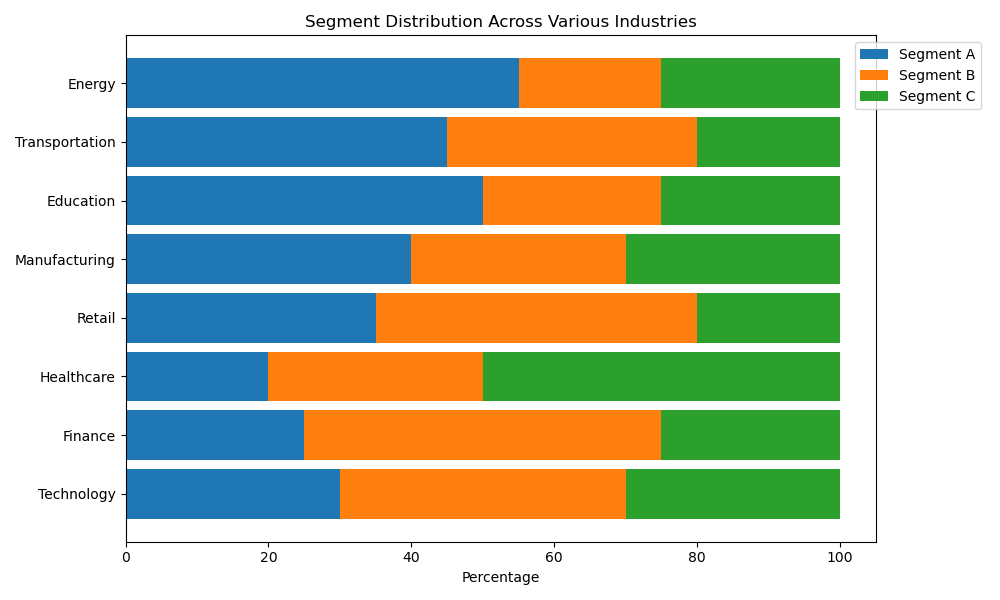

Python code for this plot:
import matplotlib.pyplot as plt
import numpy as np

data = {
    'Category': ['Technology', 'Finance', 'Healthcare', 'Retail', 'Manufacturing', 'Education', 'Transportation', 'Energy'],
    'Segment A': [30, 25, 20, 35, 40, 50, 45, 55],
    'Segment B': [40, 50, 30, 45, 30, 25, 35, 20],
    'Segment C': [30, 25, 50, 20, 30, 25, 20, 25]
}

categories = data['Category']
segments = ['Segment A', 'Segment B', 'Segment C']
values = np.array([data[segment] for segment in segments])

fig, ax = plt.subplots(figsize=(10, 6))

bar_width = 0.85

left = np.zeros(len(categories))

colors = ['#1f77b4', '#ff7f0e', '#2ca02c']

for i, segment in enumerate(segments):
    ax.barh(categories, values[i], left=left, height=bar_width, label=segment, color=colors[i])
    left += values[i]

ax.set_xlabel('Percentage')
ax.set_title('Segment Distribution Across Various Industries')
ax.legend(loc='upper right', bbox_to_anchor=(1.15, 1.0))

plt.tight_layout()
plt.show()
